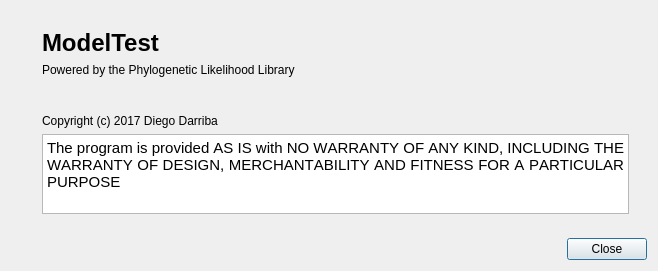
<?xml version="1.0" encoding="UTF-8"?>
<ui version="4.0">
 <class>AboutDialog</class>
 <widget class="QDialog" name="AboutDialog">
  <property name="geometry">
   <rect>
    <x>0</x>
    <y>0</y>
    <width>658</width>
    <height>271</height>
   </rect>
  </property>
  <property name="sizePolicy">
   <sizepolicy hsizetype="Fixed" vsizetype="Fixed">
    <horstretch>0</horstretch>
    <verstretch>0</verstretch>
   </sizepolicy>
  </property>
  <property name="windowTitle">
   <string>Dialog</string>
  </property>
  <layout class="QVBoxLayout" name="verticalLayout">
   <item>
    <widget class="QFrame" name="frame">
     <property name="frameShape">
      <enum>QFrame::NoFrame</enum>
     </property>
     <property name="frameShadow">
      <enum>QFrame::Raised</enum>
     </property>
     <layout class="QHBoxLayout" name="horizontalLayout">
      <item>
       <widget class="QLabel" name="label">
        <property name="sizePolicy">
         <sizepolicy hsizetype="Fixed" vsizetype="Fixed">
          <horstretch>0</horstretch>
          <verstretch>0</verstretch>
         </sizepolicy>
        </property>
        <property name="text">
         <string/>
        </property>
        <property name="pixmap">
         <pixmap resource="../mtgraphics.qrc">:/IMG/IMG/gear.png</pixmap>
        </property>
       </widget>
      </item>
      <item>
       <widget class="QFrame" name="frame_2">
        <property name="frameShape">
         <enum>QFrame::NoFrame</enum>
        </property>
        <property name="frameShadow">
         <enum>QFrame::Raised</enum>
        </property>
        <layout class="QVBoxLayout" name="verticalLayout_2">
         <item>
          <widget class="QLabel" name="label_2">
           <property name="font">
            <font>
             <pointsize>18</pointsize>
             <weight>75</weight>
             <bold>true</bold>
            </font>
           </property>
           <property name="text">
            <string>ModelTest</string>
           </property>
          </widget>
         </item>
         <item>
          <widget class="QLabel" name="label_3">
           <property name="text">
            <string>Powered by the Phylogenetic Likelihood Library</string>
           </property>
          </widget>
         </item>
         <item>
          <spacer name="verticalSpacer">
           <property name="orientation">
            <enum>Qt::Vertical</enum>
           </property>
           <property name="sizeHint" stdset="0">
            <size>
             <width>20</width>
             <height>40</height>
            </size>
           </property>
          </spacer>
         </item>
         <item>
          <widget class="QLabel" name="label_4">
           <property name="text">
            <string>Copyright (c) 2017 Diego Darriba</string>
           </property>
          </widget>
         </item>
         <item>
          <widget class="QTextBrowser" name="textBrowser">
           <property name="enabled">
            <bool>true</bool>
           </property>
           <property name="sizePolicy">
            <sizepolicy hsizetype="Expanding" vsizetype="Fixed">
             <horstretch>0</horstretch>
             <verstretch>0</verstretch>
            </sizepolicy>
           </property>
           <property name="maximumSize">
            <size>
             <width>16777215</width>
             <height>80</height>
            </size>
           </property>
           <property name="font">
            <font>
             <pointsize>10</pointsize>
             <kerning>false</kerning>
            </font>
           </property>
           <property name="autoFillBackground">
            <bool>false</bool>
           </property>
           <property name="frameShape">
            <enum>QFrame::StyledPanel</enum>
           </property>
           <property name="html">
            <string>&lt;!DOCTYPE HTML PUBLIC &quot;-//W3C//DTD HTML 4.0//EN&quot; &quot;http://www.w3.org/TR/REC-html40/strict.dtd&quot;&gt;
&lt;html&gt;&lt;head&gt;&lt;meta name=&quot;qrichtext&quot; content=&quot;1&quot; /&gt;&lt;style type=&quot;text/css&quot;&gt;
p, li { white-space: pre-wrap; }
&lt;/style&gt;&lt;/head&gt;&lt;body style=&quot; font-family:'Ubuntu'; font-size:10pt; font-weight:400; font-style:normal;&quot;&gt;
&lt;p align=&quot;justify&quot; style=&quot; margin-top:0px; margin-bottom:0px; margin-left:0px; margin-right:0px; -qt-block-indent:0; text-indent:0px;&quot;&gt;&lt;span style=&quot; font-size:11pt;&quot;&gt;The program is provided AS IS with NO WARRANTY OF ANY KIND, INCLUDING THE WARRANTY OF DESIGN, MERCHANTABILITY AND FITNESS FOR A PARTICULAR PURPOSE&lt;/span&gt;&lt;/p&gt;&lt;/body&gt;&lt;/html&gt;</string>
           </property>
          </widget>
         </item>
        </layout>
       </widget>
      </item>
     </layout>
    </widget>
   </item>
   <item>
    <widget class="QDialogButtonBox" name="buttonBox">
     <property name="orientation">
      <enum>Qt::Horizontal</enum>
     </property>
     <property name="standardButtons">
      <set>QDialogButtonBox::Close</set>
     </property>
    </widget>
   </item>
  </layout>
 </widget>
 <resources>
  <include location="../mtgraphics.qrc"/>
 </resources>
 <connections>
  <connection>
   <sender>buttonBox</sender>
   <signal>accepted()</signal>
   <receiver>AboutDialog</receiver>
   <slot>accept()</slot>
   <hints>
    <hint type="sourcelabel">
     <x>248</x>
     <y>254</y>
    </hint>
    <hint type="destinationlabel">
     <x>157</x>
     <y>274</y>
    </hint>
   </hints>
  </connection>
  <connection>
   <sender>buttonBox</sender>
   <signal>rejected()</signal>
   <receiver>AboutDialog</receiver>
   <slot>reject()</slot>
   <hints>
    <hint type="sourcelabel">
     <x>316</x>
     <y>260</y>
    </hint>
    <hint type="destinationlabel">
     <x>286</x>
     <y>274</y>
    </hint>
   </hints>
  </connection>
 </connections>
</ui>
